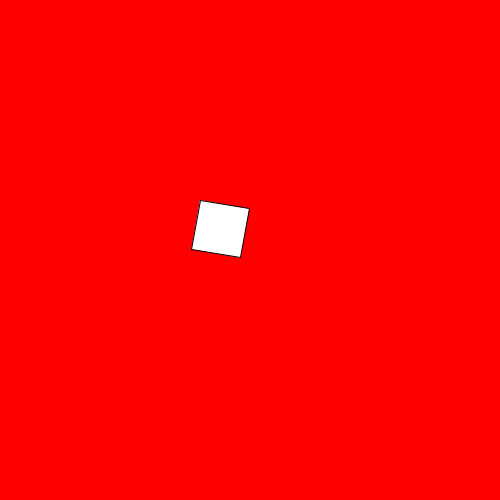
Frame 1 (no input)
Frame 60 (the mouse pressed at the canvas centre just before this capture): identical to frame 1, image omitted
Frame 120 (the mouse held since frame 60 and released just before this capture): identical to frame 1, image omitted

The Processing sketch that drew this single still picture (run headless with seeded random() and noise(); from frame 60 on, the mouse is pressed at the canvas centre):

// Processing sketch: rotacion1Cuadrado
// ── rotacion1Cuadrado.pde


void setup() {
  size(500, 500);
}

void draw() {
  background(255, 0, 0);
  pushMatrix();
  translate(200, 200);
  rotate(radians(10));
  rect(0, 0, 50, 50);
  popMatrix();
}
